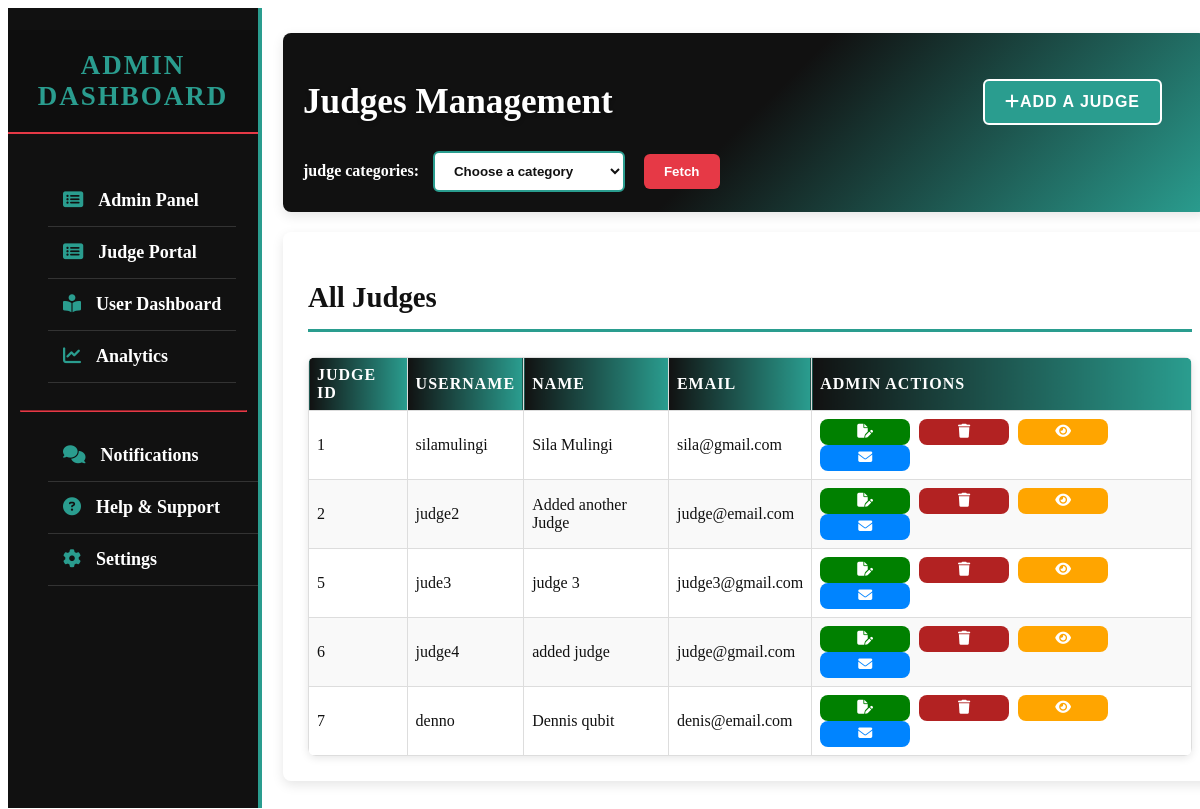
The app's page /admin.php with its own data.
### tables this page shows
CREATE TABLE `judges` (
  `id` int(11) NOT NULL,
  `username` varchar(50) NOT NULL,
  `email` varchar(100) DEFAULT NULL,
  `name` varchar(100) NOT NULL
);

### admin.php (the view, shortened to what this page needs)
<!DOCTYPE html>
<html lang="en">
<head>
    <link rel="stylesheet" href="https://cdnjs.cloudflare.com/ajax/libs/font-awesome/6.4.0/css/all.min.css">
    <link rel="stylesheet" href="src/css/admin.css">
</head>
<body>
    <section id="adminDash">
        <div class="leftSideNav">
            <center><h2>Admin Dashboard</h2></center>
            <div class="sideNavButtons1">
                <ul>
                    <a href="admin.php"><li><i class="fa-solid fa-rectangle-list"></i>Admin Panel</li></a>
                    <a href="judgesPortal.php"><li><i class="fa-solid fa-rectangle-list"></i>Judge Portal</li></a>
                    <a href="dashboard.php"><li><i class="fa-solid fa-book-open-reader"></i>User Dashboard</li></a>
                    <a href=""><li><i class="fa-solid fa-chart-line"></i>Analytics</li></a>
                </ul>
            </div>
            <hr>
            <div class="sideNavButtons2">
                <ul>
                    <a href=""><li><i class="fa-solid fa-comments"></i>Notifications</li></a>
                    <a href=""><li><i class="fa-solid fa-circle-question"></i>Help & Support</li></a>
                    <a href=""><li><i class="fa-solid fa-gear"></i>Settings</li></a>
                </ul>
            </div>
        </div>
        <div class="studentQueries">
            <div class="heading">
                <div class="title">
                    <h1>Judges Management</h1>
                    <div class="actionButtons">
                        <button id="addJudgeBtn" class="btn-add"><i class="fa-solid fa-plus"></i>Add a Judge</button>
                    </div>
                </div>
                <div class="filters">
                    <form action="" method="get">
                        <label for="course">judge categories: </label>
                        <select name="course" id="course">
                            <option value="" selected>Choose a category</option>
                        </select>
                        <button type="submit">Fetch</button>
                    </form>
                </div>
            </div>
            <div class="results">
                <h1>All Judges</h1>
                <table id="attendanceTable">
                    <thead>
                        <tr>
                            <th>Judge ID</th>
                            <th>Username</th>
                            <th>Name</th>
                            <th>Email</th>
                            <th>Admin actions</th>
                        </tr>
                    </thead>
                    <tbody>
                        <?php
                        $conn = new mysqli('localhost', 'root', '', 'ctfroom');
                        $sql = "SELECT * FROM judges";
                        $result = $conn->query($sql);
                        if ($result->num_rows > 0) {
                            while($judge = $result->fetch_assoc()): ?>
                            <tr>
                                <td><?php echo htmlspecialchars($judge['id'] ?? ''); ?></td>
                                <td><?php echo htmlspecialchars($judge['username'] ?? ''); ?></td>
                                <td><?php echo htmlspecialchars($judge['name'] ?? ''); ?></td>
                                <td><?php echo htmlspecialchars($judge['email'] ?? ''); ?></td>
                                <td>
                                    <a href="update.php?id=<?php echo urlencode($judge['id']); ?>" class="btn btn-update">
                                        <i class="fa-solid fa-file-pen"></i>
                                    </a>
                                    <a href="delete.php?id=<?php echo urlencode($judge['id']); ?>" class="btn btn-delete">
                                        <i class="fa-solid fa-trash"></i>
                                    </a>
                                    <a href="view.php?id=<?php echo urlencode($judge['id']); ?>" class="btn btn-view">
                                        <i class="fa-solid fa-eye"></i>
                                    </a>
                                    <a href="mailto:<?php echo htmlspecialchars($judge['email']); ?>" class="btn btn-contact">
                                        <i class="fa-solid fa-envelope"></i>
                                    </a>
                                </td>
                            </tr>
                            <?php endwhile;
                        } else {
                            echo "<tr><td colspan='5'>No judges found</td></tr>";
                        }
                        ?>
                    </tbody>
                </table>
            </div>
        </div>
    </section>
</body>
</html>

### admin.php (style rules this page uses)
table { width: 100%; font-size: 16px; border-collapse: collapse; margin-top: 20px; }
th, td { border: 1px solid #ddd; padding: 8px; text-align: left; }
th { background-color: black; color: white; position: sticky; top: 0; }
tr:nth-child(even) { background-color: #f9f9f9; }
tr { transition: 1s; }
table .btn { padding: 5px; color: white; font-size: 14px; border-radius: 8px; border: none; margin-right: 5px; transition: 1s; }
table .btn-update { background-color: green; }
table .btn-delete { background-color: firebrick; }
table .btn-view { background-color: orange; }
table .btn-contact { background-color: rgb(0, 132, 255); }

### records on screen
judges: id "1", username "silamulingi", name "Sila Mulingi", email "sila@gmail.com"
judges: id "2", username "judge2", name "Added another Judge", email "judge@email.com"
judges: id "5", username "jude3", name "judge 3", email "judge3@gmail.com"
judges: id "6", username "judge4", name "added judge", email "judge@gmail.com"
judges: id "7", username "denno", name "Dennis qubit", email "denis@email.com"
